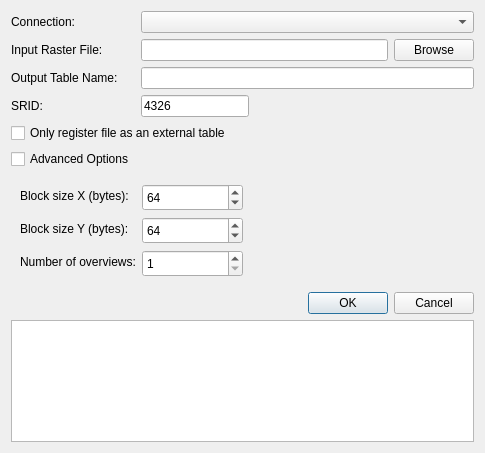
<?xml version="1.0" encoding="UTF-8"?>
<ui version="4.0">
 <class>DlgRasterLoader</class>
 <widget class="QDialog" name="DlgRasterLoader">
  <property name="geometry">
   <rect>
    <x>0</x>
    <y>0</y>
    <width>485</width>
    <height>453</height>
   </rect>
  </property>
  <property name="windowTitle">
   <string>Load Raster to Postgis</string>
  </property>
  <layout class="QFormLayout" name="formLayout_2">
   <item row="0" column="0">
    <widget class="QLabel" name="label_4">
     <property name="sizePolicy">
      <sizepolicy hsizetype="Fixed" vsizetype="Preferred">
       <horstretch>0</horstretch>
       <verstretch>0</verstretch>
      </sizepolicy>
     </property>
     <property name="text">
      <string>Connection:</string>
     </property>
    </widget>
   </item>
   <item row="0" column="1">
    <widget class="QComboBox" name="comboBox"/>
   </item>
   <item row="1" column="0">
    <widget class="QLabel" name="label">
     <property name="text">
      <string>Input Raster File:</string>
     </property>
    </widget>
   </item>
   <item row="1" column="1">
    <layout class="QHBoxLayout" name="horizontalLayout">
     <item>
      <widget class="QLineEdit" name="lineEdit"/>
     </item>
     <item>
      <widget class="QPushButton" name="pushButton">
       <property name="text">
        <string>Browse</string>
       </property>
      </widget>
     </item>
    </layout>
   </item>
   <item row="2" column="0">
    <widget class="QLabel" name="label_3">
     <property name="text">
      <string>Output Table Name:</string>
     </property>
    </widget>
   </item>
   <item row="2" column="1">
    <widget class="QLineEdit" name="lineEdit_3"/>
   </item>
   <item row="3" column="0">
    <widget class="QLabel" name="label_5">
     <property name="sizePolicy">
      <sizepolicy hsizetype="Fixed" vsizetype="Preferred">
       <horstretch>0</horstretch>
       <verstretch>0</verstretch>
      </sizepolicy>
     </property>
     <property name="text">
      <string>SRID:</string>
     </property>
    </widget>
   </item>
   <item row="3" column="1">
    <widget class="QLineEdit" name="lineEdit_2">
     <property name="sizePolicy">
      <sizepolicy hsizetype="Fixed" vsizetype="Fixed">
       <horstretch>0</horstretch>
       <verstretch>0</verstretch>
      </sizepolicy>
     </property>
     <property name="text">
      <string>4326</string>
     </property>
    </widget>
   </item>
   <item row="4" column="0" colspan="2">
    <widget class="QCheckBox" name="checkBox_2">
     <property name="text">
      <string>Only register file as an external table</string>
     </property>
    </widget>
   </item>
   <item row="5" column="0">
    <widget class="QCheckBox" name="checkBox">
     <property name="text">
      <string>Advanced Options</string>
     </property>
    </widget>
   </item>
   <item row="6" column="0" colspan="2">
    <widget class="QWidget" name="widget" native="true">
     <property name="enabled">
      <bool>true</bool>
     </property>
     <property name="mouseTracking">
      <bool>false</bool>
     </property>
     <layout class="QFormLayout" name="formLayout">
      <item row="0" column="0">
       <widget class="QLabel" name="label_6">
        <property name="sizePolicy">
         <sizepolicy hsizetype="Fixed" vsizetype="Preferred">
          <horstretch>0</horstretch>
          <verstretch>0</verstretch>
         </sizepolicy>
        </property>
        <property name="text">
         <string>Block size X (bytes): </string>
        </property>
       </widget>
      </item>
      <item row="0" column="1">
       <widget class="QSpinBox" name="spinBox_2">
        <property name="sizePolicy">
         <sizepolicy hsizetype="Fixed" vsizetype="Fixed">
          <horstretch>0</horstretch>
          <verstretch>0</verstretch>
         </sizepolicy>
        </property>
        <property name="minimumSize">
         <size>
          <width>101</width>
          <height>27</height>
         </size>
        </property>
        <property name="maximumSize">
         <size>
          <width>101</width>
          <height>27</height>
         </size>
        </property>
        <property name="minimum">
         <number>16</number>
        </property>
        <property name="maximum">
         <number>16384</number>
        </property>
        <property name="value">
         <number>64</number>
        </property>
       </widget>
      </item>
      <item row="1" column="0">
       <widget class="QLabel" name="label_8">
        <property name="sizePolicy">
         <sizepolicy hsizetype="Fixed" vsizetype="Preferred">
          <horstretch>0</horstretch>
          <verstretch>0</verstretch>
         </sizepolicy>
        </property>
        <property name="text">
         <string>Block size Y (bytes): </string>
        </property>
       </widget>
      </item>
      <item row="1" column="1">
       <widget class="QSpinBox" name="spinBox_3">
        <property name="sizePolicy">
         <sizepolicy hsizetype="Fixed" vsizetype="Fixed">
          <horstretch>0</horstretch>
          <verstretch>0</verstretch>
         </sizepolicy>
        </property>
        <property name="minimumSize">
         <size>
          <width>101</width>
          <height>27</height>
         </size>
        </property>
        <property name="maximumSize">
         <size>
          <width>101</width>
          <height>27</height>
         </size>
        </property>
        <property name="minimum">
         <number>16</number>
        </property>
        <property name="maximum">
         <number>16384</number>
        </property>
        <property name="value">
         <number>64</number>
        </property>
       </widget>
      </item>
      <item row="2" column="0">
       <widget class="QLabel" name="label_7">
        <property name="sizePolicy">
         <sizepolicy hsizetype="Fixed" vsizetype="Preferred">
          <horstretch>0</horstretch>
          <verstretch>0</verstretch>
         </sizepolicy>
        </property>
        <property name="text">
         <string>Number of overviews:</string>
        </property>
       </widget>
      </item>
      <item row="2" column="1">
       <widget class="QSpinBox" name="spinBox">
        <property name="sizePolicy">
         <sizepolicy hsizetype="Fixed" vsizetype="Fixed">
          <horstretch>0</horstretch>
          <verstretch>0</verstretch>
         </sizepolicy>
        </property>
        <property name="minimumSize">
         <size>
          <width>101</width>
          <height>27</height>
         </size>
        </property>
        <property name="maximumSize">
         <size>
          <width>101</width>
          <height>27</height>
         </size>
        </property>
        <property name="minimum">
         <number>1</number>
        </property>
        <property name="value">
         <number>1</number>
        </property>
       </widget>
      </item>
     </layout>
    </widget>
   </item>
   <item row="7" column="0" colspan="2">
    <widget class="QDialogButtonBox" name="buttonBox">
     <property name="orientation">
      <enum>Qt::Horizontal</enum>
     </property>
     <property name="standardButtons">
      <set>QDialogButtonBox::Cancel|QDialogButtonBox::Ok</set>
     </property>
    </widget>
   </item>
   <item row="8" column="0" colspan="2">
    <widget class="QPlainTextEdit" name="plainTextEdit"/>
   </item>
  </layout>
 </widget>
 <resources/>
 <connections>
  <connection>
   <sender>buttonBox</sender>
   <signal>rejected()</signal>
   <receiver>DlgRasterLoader</receiver>
   <slot>reject()</slot>
   <hints>
    <hint type="sourcelabel">
     <x>325</x>
     <y>205</y>
    </hint>
    <hint type="destinationlabel">
     <x>286</x>
     <y>274</y>
    </hint>
   </hints>
  </connection>
  <connection>
   <sender>checkBox</sender>
   <signal>toggled(bool)</signal>
   <receiver>widget</receiver>
   <slot>setVisible(bool)</slot>
   <hints>
    <hint type="sourcelabel">
     <x>85</x>
     <y>140</y>
    </hint>
    <hint type="destinationlabel">
     <x>170</x>
     <y>215</y>
    </hint>
   </hints>
  </connection>
 </connections>
</ui>
